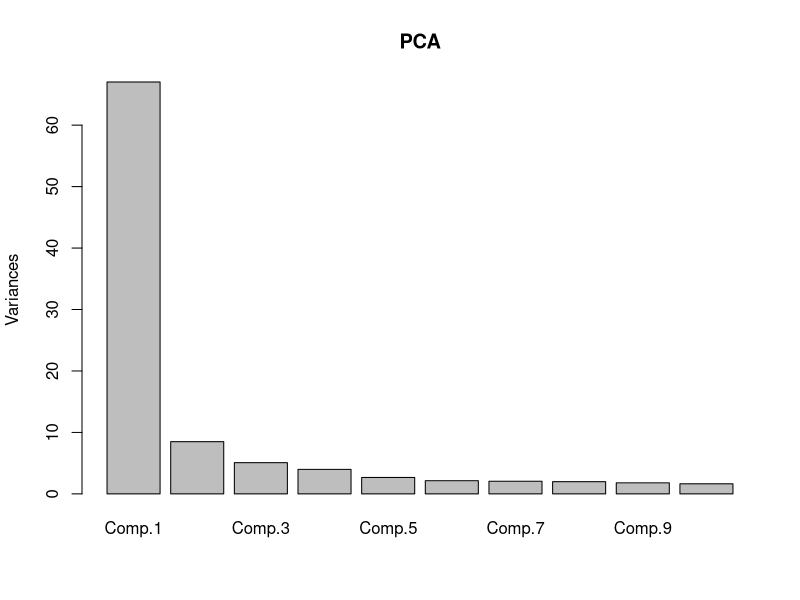
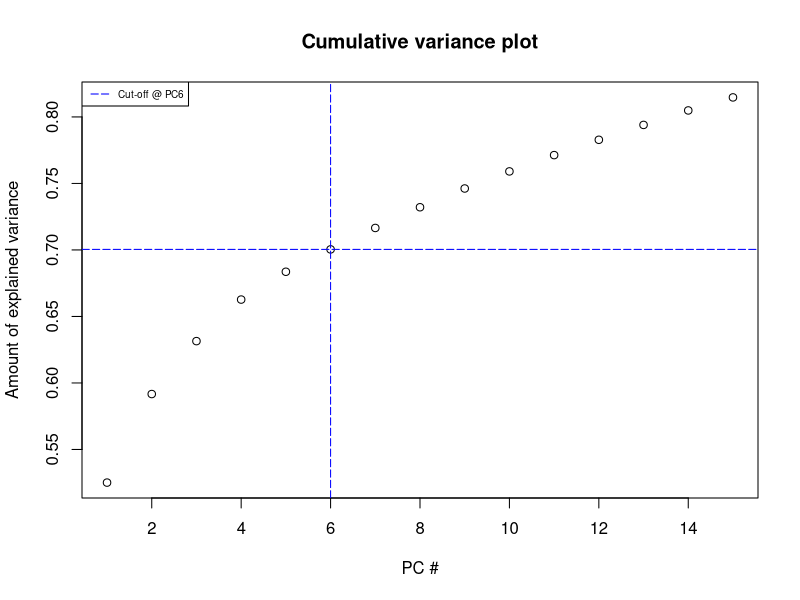

The R source for these figures, in order: (Note: this script raises an error after producing the figures.)
#### Packages ####
# install.packages("readxl")
# install.packages("matrixStats")
# install.packages("xtable")
# install.packages("tidyverse")
# install.packages("fastDummies")
# install.packages("ggplot2")

library(readxl) 
library(matrixStats)
library(xtable)
library(tidyverse)
library(fastDummies)
library(ggplot2)


#### Data ####
data_raw <- read_excel("eurostox50.xlsx")  
dates <- as.Date(data_raw$Fecha,format="%Y-%m-%d")

T <- nrow(data_raw)-250  # Matrix length (in sample), excl. one year (250 days)

# In sample
prices <- data_raw[1:T, c(-1)] # Excluding dates
returns <- colDiffs(as.matrix(log(prices)))*100 # Returns (%)
N <- ncol(prices) # Number of companies

# Out of sample
oos_prices <- data_raw[(T+1):nrow(data_raw), c(-1)]
oos_returns <- colDiffs(as.matrix(log(oos_prices)))*100 # Returns (%)
colnames(oos_returns) <- colnames(oos_prices) # Names

#### Description data ####
description <- read_excel("eurostoxx_description.xlsx") # (Alphabetical order)
colnames(returns) <- description$NAME # Names

description$`SECTOR NAME` <- description$`ICB INDUSTRY NAME`

# Regrouping by sector
# Consumer:
description$`SECTOR NAME` <- description$`SECTOR NAME` %>% 
  str_replace("Consumer Goods", "Consumer")
description$`SECTOR NAME` <- description$`SECTOR NAME` %>% 
  str_replace("Consumer Services", "Consumer")

# BM and Industrials:
description$`SECTOR NAME` <- description$`SECTOR NAME` %>% 
  str_replace("Industrials", "BM and Industrials")
description$`SECTOR NAME` <- description$`SECTOR NAME` %>% 
  str_replace("Basic Materials", "BM and Industrials")


# Oil, gas and utilities:
description$`SECTOR NAME` <- description$`SECTOR NAME` %>% 
  str_replace("Utilities", "Oil, gas and utilities")
description$`SECTOR NAME` <- description$`SECTOR NAME` %>% 
  str_replace("Oil & Gas", "Oil, gas and utilities")

# Tech and teleco
description$`SECTOR NAME` <- description$`SECTOR NAME` %>% 
  str_replace("Telecommunications", "Tech and teleco")
description$`SECTOR NAME` <- description$`SECTOR NAME` %>% 
  str_replace("Technology", "Tech and teleco")

# Financials and Health Care remain the same

dummy_sector <- dummy_cols(description$`SECTOR NAME`)
dummy_industry <- dummy_cols(description$`ICB INDUSTRY NAME`)
dummy_core <- cbind(description$CORE, abs(description$CORE - 1)) 
# 1 for EU core (all but Spain, Italy & Finland)



#### Excercise 1 ####


#### Section a) ####

# PCA
pca_returns <- princomp(returns)
pca_scores <- pca_returns$scores
summary(pca_returns)
eigenvectors <- loadings(pca_returns)
pca_main <- eigenvectors[,1:6] # +70% variance explained components
 

plot(pca_returns, main = "PCA")

cumpro <- cumsum(pca_returns$sdev^2 / sum(pca_returns$sdev^2))
plot(cumpro[0:15], xlab = "PC #", ylab = "Amount of explained variance", 
     main = "Cumulative variance plot")
abline(v = 6, col="blue", lty=5)
abline(h = 0.70042015, col="blue", lty=5)
legend("topleft", legend=c("Cut-off @ PC6"),
       col=c("blue"), lty=5, cex=0.6)

k <- 3 # First 3 components
pca_k <- eigenvectors[,1:k] 

# Analysis 
PC1_industrials <- dummy_sector$`.data_BM and Industrials` %*%  pca_k[,1]
PC1_consumer <- dummy_sector$.data_Consumer %*%  pca_k[,1]
PC1_financials <- dummy_sector$.data_Financials %*%  pca_k[,1]
PC1_health <- dummy_sector$`.data_Health Care` %*%  pca_k[,1]
PC1_oil <- dummy_sector$`.data_Oil, gas and utilities` %*%  pca_k[,1]
PC1_tech <- dummy_sector$`.data_Tech and teleco` %*%  pca_k[,1]


PC2_industrials <- dummy_sector$`.data_BM and Industrials` %*%  pca_k[,2]
PC2_consumer <- dummy_sector$.data_Consumer %*%  pca_k[,2]
PC2_financials <- dummy_sector$.data_Financials %*%  pca_k[,2]
PC2_health <- dummy_sector$`.data_Health Care` %*%  pca_k[,2]
PC2_oil <- dummy_sector$`.data_Oil, gas and utilities` %*%  pca_k[,2]
PC2_tech <- dummy_sector$`.data_Tech and teleco` %*%  pca_k[,2]

PC3_industrials <- dummy_sector$`.data_BM and Industrials` %*%  pca_k[,3]
PC3_consumer <- dummy_sector$.data_Consumer %*%  pca_k[,3]
PC3_financials <- dummy_sector$.data_Financials %*%  pca_k[,3]
PC3_health <- dummy_sector$`.data_Health Care` %*%  pca_k[,3]
PC3_oil <- dummy_sector$`.data_Oil, gas and utilities` %*%  pca_k[,3]
PC3_tech <- dummy_sector$`.data_Tech and teleco` %*%  pca_k[,3]

PC_sector <- rbind(c(PC1_industrials, PC2_industrials, PC3_industrials),
                   c(PC1_consumer, PC2_consumer, PC3_consumer),
                   c(PC1_financials, PC2_financials, PC3_financials),
                   c(PC1_health, PC2_health, PC3_health),
                   c(PC1_oil, PC2_oil, PC3_oil),
                   c(PC1_tech, PC2_tech, PC3_tech))
colnames(PC_sector) <- c("PC1", "PC2", "PC3")
rownames(PC_sector) <- c("BM and Industrial", "Consumer", "Financials",
                         "Health Care", "Oil, gas and utilities",
                         "Tech and teleco")
# Results in LaTeX:
#print(xtable(PC_sector, type = "latex"), file = "PC_sector.tex")
print(PC_sector)

PC1_core <- dummy_core[,1] %*%  pca_k[,1]
PC1_nocore <- dummy_core[,2] %*%  pca_k[,1]

PC2_core <- dummy_core[,1] %*%  pca_k[,2]
PC2_nocore <- dummy_core[,2] %*%  pca_k[,2]

PC3_core <- dummy_core[,1] %*%  pca_k[,3]
PC3_nocore <- dummy_core[,2] %*%  pca_k[,3]

PC_country <-  cbind(c(PC1_core, PC1_nocore),  c(PC2_core, PC2_nocore),
                     c(PC3_core, PC3_nocore))
colnames(PC_country) <- c("PC1", "PC2", "PC3")
rownames(PC_country) <- c("Core countries", "No core countries")
# Results in LaTeX:
#print(xtable(PC_country, type = "latex"), file = "PC_country.tex")
print(PC_country)

returns_corr <- cor(returns)


#### Section b) ####

# Weights matrix
PC_w <- matrix(0, nrow = nrow(pca_main), ncol = ncol(pca_main))
beta_PC <- rep(0, ncol(pca_main))
for (i in 1:ncol(pca_main)) {
  PC_w[,i] <- pca_main[,i] / sum(pca_main[,i])
  beta_PC[i] <- description$BETA %*% PC_w[,i]
}

# PC portfolios analysis
PC_portfolio <- oos_returns %*% PC_w 

mean_PC <- colMeans(PC_portfolio)
sd_PC <- colSds(PC_portfolio)


#### Section c) ####

# Sector portfolio
sector_portfolio <- matrix(0, nrow = nrow(oos_returns), 
                           ncol = (ncol(dummy_sector) - 1))

beta_sector <- rep(0, (ncol(dummy_sector) - 1))
for (i in 1:(ncol(dummy_sector) - 1)) {
  sector_portfolio[,i] <- oos_returns %*% dummy_sector[,1+i] 
  beta_sector[i] <- (description$BETA %*% dummy_sector[,1+i]) / 
  colSums(dummy_sector[1+i])
}

mean_sector <- colMeans(sector_portfolio)
sd_sector <- colSds(sector_portfolio)


# Equally weighted portfolio
eqw_port <- rep(0, nrow = nrow(oos_returns), ncol = N)
for (i in 1:nrow(oos_returns)) {
  eqw_port[i] <- sum(oos_returns[i,])/N
}

mean_eqw <- mean(eqw_port)
sd_eqw <- sd(eqw_port)
beta_eqw <- mean(description$BETA)

# Sharpe ratio

r = 0 # Risk-free rate

sharpe_pc <- rep(0, ncol(pca_main))
for (i in 1:length(sharpe_pc)) {
  sharpe_pc[i] <- (mean_PC[i] - r) / sd_PC[i]
}

sharpe_sector <- rep(0, (ncol(dummy_sector) - 1))
for (i in 1:length(sharpe_sector)) {
  sharpe_sector[i] <- (mean_sector[i] - r) / sd_sector[i]
}

sharpe_eqw <- (mean_eqw - r) / sd_eqw


# Treynor ratio

treynor_pc <- rep(0, k)
for (i in 1:length(treynor_pc)) {
  treynor_pc[i] <- (mean_PC[i] - r) / beta_PC[i]
}

treynor_sector <- rep(0, (ncol(dummy_sector) - 1))
for (i in 1:length(sharpe_sector)) {
  treynor_sector[i] <- (mean_sector[i] - r) / beta_sector[i]
}

treynor_eqw <- (mean_eqw - r) / beta_eqw


## Results

results_1c <- rbind(c(mean_PC, mean_sector, mean_eqw),
                   c(sd_PC, sd_sector, sd_eqw),
                   c(sharpe_pc, sharpe_sector, sharpe_eqw),
                   c(treynor_pc, treynor_sector, treynor_eqw))
rownames(results_1c) <- c("Mean returns", "Sdev", "Sharpe", "Treynor")
colnames(results_1c) <- c("PC1", "PC2", "PC3", "PC4", "PC5", "PC6",
                          "BM and Industrial", "Consumer", "Financials", 
                          "Health Care", "Oil, gas and utilities",
                         "Tech and teleco", "Equally weighted")
# Results in LaTeX:
#print(xtable(results_1c[,1:6], type = "latex"), file = "results_1c_1.tex")
#print(xtable(results_1c[,7:13], type = "latex"), file = "results_1c_2.tex")
print(results_1c)


#### Excercise 2 ####


# Section a) #
k <- 4 # +65% variance explained components (Comp. 4: 66.269812%)
pca_f65 <- pca_scores[,1:k] 


#### Section b) ####
# Estimation

X <-  cbind(rep(1,T), pca_f65) # X
XX <-  crossprod(X) # X'X

G <-  solve(XX) %*% crossprod(X, returns) # (X'X)^{-1} X'R. Parameters
B <-  G[2:(k+1),] # Betas
E <-  returns - X %*% G # Errors = R - X\Beta

# Error variance
diagD <-  diag(crossprod(E)/(T-(k+1))) # \sigma^2 = e'e/(T-(k+1))

# R2
sumSquares = apply(returns, 2, function(x) {sum( (x - mean(x))^2 )})
R_square = 1 - (T-(k+1))*diagD/sumSquares

# Variance decomposition
var_f <- var(pca_f65) # Factors (\Omega)
var_sys <-  t(B) %*% var_f %*% B # Systematic (B'\Omega B)
var_idio <- diag(diagD) # Idiosyncratic (\Psi)
cov <-  var_sys + var_idio # Var-Cov matrix
cor <-  cov2cor(cov) # Correlation matrix

# Weights matrix
industry_w <- matrix(0, nrow = N, ncol = (ncol(dummy_industry) - 1)) 
for (i in 1:ncol(industry_w)) {
  industry_w[,i] <- dummy_industry[,1+i]/colSums(dummy_industry[1+i]) 
}

country_w <- matrix(0, nrow = N, ncol = ncol(dummy_core)) 
for (i in 1:ncol(dummy_core)) {
  country_w[,i] <- dummy_core[,i]/sum(dummy_core[,i]) 
}

# First 3 sectors: BM and Industrials, Consumer and Financials
W <- cbind(country_w, industry_w[,c(2, 4, 6)], rep(1/N, N)) 
colnames(W) <- c("Core", "Non core", "Goods", "Financials", 
                 "Industrials", "Equally")
rownames(W) <- description$NAME

alpha <- G[1,] %*% W
rownames(alpha) <-  "Alpha"
B_all <-  G[2:(k+1),] %*% W
rownames(B_all) <- c("Beta 1", "Beta 2", "Beta 3", "Beta 4")
var_sys_all <-  t(diag(t(B_all) %*% var_f %*% B_all))
rownames(var_sys_all) <- "Sys var"
var_idio_all <- t(diag(t(W ) %*% diag(diagD) %*% W))
rownames(var_idio_all) <- "Idio var"
total_var <- var_sys_all + var_idio_all
rownames(total_var) <- "Total var"

var_sys_all_perc <- (var_sys_all/total_var)*100
var_idio_all_perc <- (var_idio_all/total_var)*100

results_2 <- rbind(alpha, B_all, total_var, var_sys_all_perc, var_idio_all_perc)
# Results in LaTeX:
#print(xtable(results_2, type = "latex"), file = "results_2.tex")
print(results_2)


risk_sys_all <- sqrt(var_sys_all/T)
rownames(risk_sys_all) <- "Systematic risk"
risk_idio_all <- sqrt(var_idio_all/T)
rownames(risk_idio_all) <- "Idiosyncratic risk"
total_risk <- sqrt(total_var/T)
rownames(total_risk) <- "Total risk"

results_2risk <- rbind(total_risk, risk_sys_all, risk_idio_all)
# Results in LaTeX:
#print(xtable(results_2risk, type = "latex"), file = "results_2risk.tex")
print(results_2risk)

#### Section c) ####
I <- 1000 # Investment in each portfolio
W2 <- W * I 

alpha2 <- G[1,] %*% W2
rownames(alpha2) <-  "Alpha"
B_all2 <-  G[2:(k+1),] %*% W2
rownames(B_all2) <- c("Beta 1", "Beta 2", "Beta 3", "Beta 4")
var_sys_all2 <-  t(diag(t(B_all2) %*% var_f %*% B_all2))
rownames(var_sys_all2) <- "Sys var"
var_idio_all2 <- t(diag(t(W2 ) %*% diag(diagD) %*% W2))
rownames(var_idio_all2) <- "Idio var"
total_var2 <- var_sys_all2 + var_idio_all2
rownames(total_var2) <- "Total var"

var_sys_all2_perc <- (var_sys_all2/total_var2)*100
var_idio_all_perc <- (var_idio_all2/total_var2)*100

results_2c <- rbind(alpha2, B_all2, total_var2, var_sys_all2_perc, 
                    var_idio_all_perc)
# Results in LaTeX:
#print(xtable(results_2c, type = "latex"), file = "results_2c.tex")
print(results_2c)

risk_sys_all2 <- sqrt(var_sys_all2/T)
rownames(risk_sys_all2) <- "Systematic risk"
risk_idio_all2 <- sqrt(var_idio_all2/T)
rownames(risk_idio_all2) <- "Idiosyncratic risk"
total_risk2 <- sqrt(total_var2/T)
rownames(total_risk2) <- "Total risk"

results_2crisk <- rbind(total_risk2, risk_sys_all2, risk_idio_all2)
# Results in LaTeX:
#print(xtable(results_2crisk, type = "latex"), file = "results_2crisk.tex")
print(results_2crisk)

#### Excercise 3 ####
# Section a)
# BARRA Model

# Dummies for firm size, dividend rates and betas
dummy_size <- as.numeric(median(description$`MARKET VAL BY CO.`) < 
                          description$`MARKET VAL BY CO.`) # Greater firms
dummy_div <- as.numeric(mean(description$`DIV RATE UNADJUST`) < 
                      description$`DIV RATE UNADJUST`) # Greater dividends
dummy_beta <- as.numeric(description$BETA > 1) # Greater betas (More agressive)

B_barra <- as.matrix(cbind(dummy_sector[, -1], dummy_core[,-2], 
                           dummy_size, dummy_div, dummy_beta))

                     
nfactors <- length(B_barra[1,])
BB_barra <- crossprod(B_barra)

# Parameters
G_barra <- solve(BB_barra) %*% crossprod(B_barra, t(returns))
factors_barra <- G_barra
E_barra <- t(returns) - B_barra %*% factors_barra

# Error variance
diagD_barra <-  diag(crossprod(t(E_barra))/(T - nfactors)) 
# \sigma^2 = ee'/(T-(k+1))

# R2
sumSquares_barra = apply(returns, 2, function(x) {sum( (x - mean(x))^2 )})
R_square_barra = 1 - (T - nfactors)*diagD_barra/sumSquares_barra

# Variance decomposition
var_f_barra <- var(t(factors_barra)) # Var-Cov matrix
var_sys_barra <-  B_barra %*% var_f_barra %*% t(B_barra) # Systematic(B\Omega B')
var_idio_barra <- diag(diagD_barra) # Idiosyncratic (\Psi)
cov_barra <- var_sys_barra + var_idio_barra # Covariance matrix
cor_barra <-  cov2cor(var_f_barra) # Correlation matrix


# Cross-section model results
B_barra_all <-  t(B_barra) %*% W
rownames(B_barra_all) <- c("BM & Industrials", "Consumer", "Health", 
                           "Financials", "Oil, gas and utilities", 
                           "Tech and teleco", "Core", "Size", "Dividend", "Beta")  
var_sys_all_barra <-  t(diag(t(B_barra_all) %*% var_f_barra %*% B_barra_all))
rownames(var_sys_all_barra) <- "Sys var"
var_idio_all_barra <- t(diag(t(W) %*% diag(diagD_barra) %*% W))
rownames(var_idio_all_barra) <- "Idio var"
total_var_barra <- var_sys_all_barra + var_idio_all_barra
rownames(total_var_barra) <- "Total var"

var_sys_all_barra_perc <- (var_sys_all_barra/total_var_barra)*100
var_idio_all_barra_perc <- (var_idio_all_barra/total_var_barra)*100


results_3a <- rbind(total_var_barra, var_sys_all_barra_perc, 
                    var_idio_all_barra_perc, B_barra_all)

# Results in LaTeX:
#print(xtable(results_3a, type = "latex"), file = "results_3a.tex")
print(results_3a)


risk_sys_all_barra <- sqrt(var_sys_all_barra/T)
rownames(risk_sys_all_barra) <- "Systematic risk"
risk_idio_all_barra <- sqrt(var_idio_all_barra/T)
rownames(risk_idio_all_barra) <- "Idiosyncratic risk"
total_risk_barra <- sqrt(total_var_barra/T)
rownames(total_risk_barra) <- "Total risk"

results_3arisk <- rbind(total_risk_barra, risk_sys_all_barra, risk_idio_all_barra)
# Results in LaTeX:
#print(xtable(results_3arisk, type = "latex"), file = "results_3arisk.tex")
print(results_3arisk)


#### GLS estimation ####
var_idio_barra_inv <- solve(var_idio_barra) # Heteroskedasticity correction

factors_gls <-  solve(t(B_barra) %*% var_idio_barra_inv %*% B_barra)  %*% t(B_barra) %*%
  var_idio_barra_inv %*% t(returns)
E_gls <-  t(returns) - B_barra %*% factors_gls

# Error variance
diagD_gls <- diag(crossprod(t(E_gls))/(T - nfactors))

# R2
sumSquares_gls = apply(returns, 2, function(x) {sum( (x - mean(x))^2 )})
R_square_gls = 1 - (T - nfactors)*diagD_gls/sumSquares_gls

# Var-cov matrices
var_f_gls <- var(t(factors_gls))  # Factors
var_sys_gls <- B_barra %*% var_f_barra %*% t(B_barra)
var_idio_gls <- diag(diagD_gls) # Idiosyncratic
cov_gls <-  var_sys_gls + var_idio_gls # Covariance
cor_gls <-  cov2cor(cov_gls) # Correlation


# GLS results
B_barra_all <-  t(B_barra) %*% W
rownames(B_barra_all) <- c("BM & Industrials", "Consumer", "Health", 
                           "Financials", "Oil, gas and utilities", 
                           "Tech and teleco", "Core", "Size", "Dividend", "Beta")
var_sys_all_gls <-  t(diag(t(B_barra_all) %*% var_f_gls %*% B_barra_all))
rownames(var_sys_all_gls) <- "Sys var"
var_idio_all_gls <- t(diag(t(W) %*% diag(diagD_gls) %*% W))
rownames(var_idio_all_gls) <- "Idio var"
total_var_gls <- var_sys_all_gls + var_idio_all_gls
rownames(total_var_gls) <- "Total var"

var_sys_all_gls_perc <- (var_sys_all_gls/total_var_gls)*100
var_idio_all_gls_perc <- (var_idio_all_gls/total_var_gls)*100

results_3a_gls <- rbind(total_var_gls, var_sys_all_gls_perc,
                        var_idio_all_gls_perc, B_barra_all)
# Results in LaTeX:
#print(xtable(results_3a_gls, type = "latex"), file = "results_3a_gls.tex")
print(results_3a_gls)


risk_sys_all_gls <- sqrt(var_sys_all_gls/T)
rownames(risk_sys_all_gls) <- "Systematic risk"
risk_idio_all_gls <- sqrt(var_idio_all_gls/T)
rownames(risk_idio_all_gls) <- "Idiosyncratic risk"
total_risk_gls <- sqrt(total_var_gls/T)
rownames(total_risk_gls) <- "Total risk"

results_3a_glsrisk <- rbind(total_risk_gls, risk_sys_all_gls, risk_idio_all_gls)
# Results in LaTeX:
#print(xtable(results_3a_glsrisk, type = "latex"), file = "results_3a_glsrisk.tex")
print(results_3a_glsrisk)


#### Section b) ####
# Cross-section model results
B_barra_all2 <-  t(B_barra) %*% W2
rownames(B_barra_all2) <- c("BM & Industrials", "Consumer", "Health", 
                            "Financials", "Oil, gas and utilities", 
                            "Tech and teleco", "Core", "Size", "Dividend", "Beta")
var_sys_all_barra2 <-  t(diag(t(B_barra_all2) %*% var_f_barra %*% B_barra_all2))
rownames(var_sys_all_barra2) <- "Sys var"
var_idio_all_barra2 <- t(diag(t(W2) %*% diag(diagD_barra) %*% W2))
rownames(var_idio_all_barra2) <- "Idio var"
total_var_barra2 <- var_sys_all_barra2 + var_idio_all_barra2
rownames(total_var_barra2) <- "Total var"

var_sys_all_barra2_perc <- (var_sys_all_barra2/total_var_barra2)*100
var_idio_all_barra2_perc <- (var_idio_all_barra2/total_var_barra2)*100

results_3b <- rbind(total_var_barra2, var_sys_all_barra2_perc, 
                    var_idio_all_barra2_perc, B_barra_all2)
# Results in LaTeX:
#print(xtable(results_3b, type = "latex"), file = "results_3b.tex")
print(results_3b)


risk_sys_all_barra2 <- sqrt(var_sys_all_barra2/T)
rownames(risk_sys_all_barra2) <- "Systematic risk"
risk_idio_all_barra2 <- sqrt(var_idio_all_barra2/T)
rownames(risk_idio_all_barra2) <- "Idiosyncratic risk"
total_risk_barra2 <- sqrt(total_var_barra2/T)
rownames(total_risk_barra2) <- "Total risk"

results_3brisk <- rbind(total_risk_barra2, risk_sys_all_barra2, 
                        risk_idio_all_barra2)
# Results in LaTeX:
#print(xtable(results_3brisk, type = "latex"), file = "results_3brisk.tex")
print(results_3brisk)

# GLS results
B_barra_all2 <-  t(B_barra) %*% W2
rownames(B_barra_all2) <- c("BM & Industrials", "Consumer", "Health", 
                            "Financials", "Oil, gas and utilities", 
                            "Tech and teleco", "Core", "Size", "Dividend", "Beta")
var_sys_all_gls2 <-  t(diag(t(B_barra_all2) %*% var_f_gls %*% B_barra_all2))
rownames(var_sys_all_gls2) <- "Sys var"
var_idio_all_gls2 <- t(diag(t(W2) %*% diag(diagD_gls) %*% W2))
rownames(var_idio_all_gls2) <- "Idio var"
total_var_gls2 <- var_sys_all_gls2 + var_idio_all_gls2
rownames(total_var_gls2) <- "Total var"

var_sys_all_gls2_perc <- (var_sys_all_gls2/total_var_gls2)*100
var_idio_all_gls2_perc <- (var_idio_all_gls2/total_var_gls2)*100

results_3b_gls <- rbind(total_var_gls2, var_sys_all_gls2_perc,
                        var_idio_all_gls2_perc, B_barra_all2)
# Results in LaTeX:
#print(xtable(results_3b_gls, type = "latex"), file = "results_3b_gls.tex")
print(results_3b_gls)

risk_sys_all_gls2 <- sqrt(var_sys_all_gls2/T)
rownames(risk_sys_all_gls2) <- "Systematic risk"
risk_idio_all_gls2 <- sqrt(var_idio_all_gls2/T)
rownames(risk_idio_all_gls2) <- "Idiosyncratic risk"
total_risk_gls2 <- sqrt(total_var_gls2/T)
rownames(total_risk_gls2) <- "Total risk"

results_3b_glsrisk <- rbind(total_risk_gls2, risk_sys_all_gls2, 
                        risk_idio_all_gls2)
# Results in LaTeX:
#print(xtable(results_3b_glsrisk, type = "latex"), file = "results_3b_glsrisk.tex")
print(results_3b_glsrisk)

#### Excercise 4 ####

R_square_all <- R_square %*% W
R_square_barra_all <- R_square_barra %*% W
R_square_gls_all <- R_square_gls %*% W
R_square_comp <- rbind(R_square_all, R_square_gls_all)
rownames(R_square_comp) <- c("PCA", "BARRA")

results_4 <- R_square_comp
# Results in LaTeX:
#print(xtable(results_4, type = "latex"), file = "results_4.tex")
print(results_4)


#### Plotting ####

# Total Variance
portfolio <- c(rep("Core" , 2), rep("Non core" , 2), rep("Goods" , 2),
               rep("Fin" , 2), rep("Ind" , 2), 
               rep("Equally" , 2))
model <- rep(c("PCA", "BARRA" ) , 6)
l <- list(a=results_2[6,],b=results_3a_gls[1,])
value_total <- do.call(rbind, l)
data_4 <- data.frame(portfolio,model,value_total)
ggplot(data_4, aes(fill=model, y=value_total, x=portfolio)) + 
  geom_bar(position="dodge", stat="identity")

# Systematic Variance
l_sys <- list(a=results_2[7,],b=results_3a_gls[2,])
value_sys <- do.call(rbind, l_sys)
data_4_sys <- data.frame(portfolio,model,value_sys)
ggplot(data_4_sys, aes(fill=model, y=value_sys, x=portfolio)) + 
  geom_bar(position="dodge", stat="identity")

# Idiosyncratic Variance
l_idio <- list(a=results_2[8,],b=results_3a_gls[3,])
value_idio <- do.call(rbind, l_idio)
data_4_idio <- data.frame(portfolio,model,value_idio)
ggplot(data_4_idio, aes(fill=model, y=value_idio, x=portfolio)) + 
  geom_bar(position="dodge", stat="identity")
